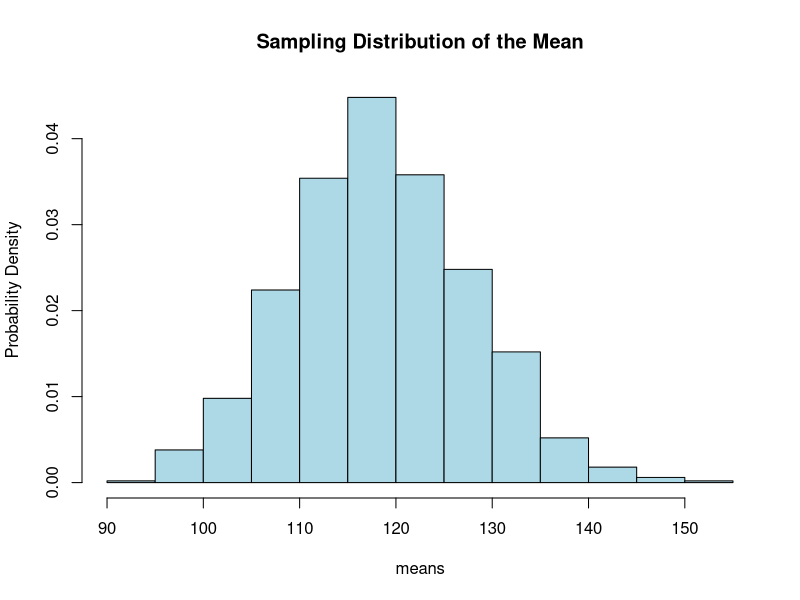

Generate this figure with R:
# Let's create a sample distribution plot via bootstrapping
# Source
data(ChickWeight)
weights <- ChickWeight$weight

n <- 50
num_experiments <- 1000

single_experiment <- sample(weights, n, replace = TRUE)

# simulate via bootstrap
experiment_results <- replicate(
    num_experiments, sample(single_experiment, n, replace = TRUE)
)

means <- apply(experiment_results, 2, mean)

# Generate a sampling distribution histogram of the means
hist(
    means,
    main = "Sampling Distribution of the Mean",
    col = "lightblue",
    freq = FALSE,
    ylab = "Probability Density"
)

# When you run the experiment a lot of times
# you can create a normal sample distribution
# std_dev of the means will be similar to SE
std_dev_of_means <- sd(means)

one_experiment <- experiment_results[, 1]
std_dev_of_samples <- sd(one_experiment)
std_error <- std_dev_of_samples / sqrt(length(one_experiment))

sprintf(
    paste(
        "Std_dev of Means: %f", "Std_error: %f",
        sep = ". "
    ),
    std_dev_of_means,
    std_error
)
